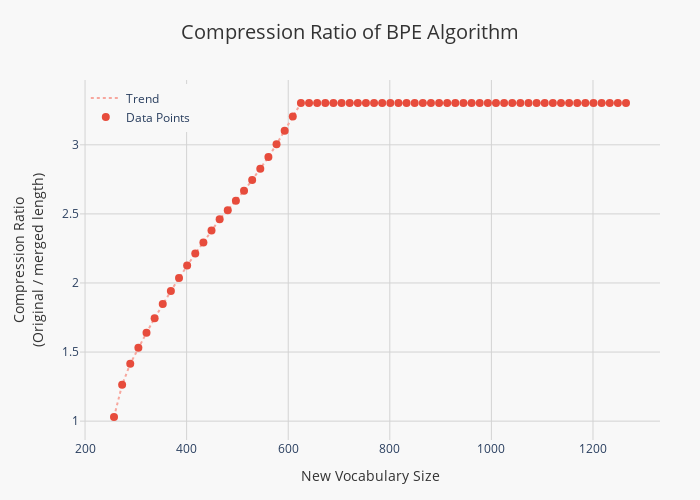

Notebook cell for this chart:
### Code cell
## plot generated with Claude, an attempt to get familiar with plotly instead of using matplotlib.

import plotly.graph_objects as go

# Create the figure with a specific width and height
fig = go.Figure()

# Define colors
point_color = '#e74c3c'  # Original dark red color for data points
line_color = '#f7a79e'   # Lighter version of the red for the line

# Add the dotted line plot
fig.add_trace(go.Scatter(
    x=target_vocab_sizes,
    y=compression_ratios,
    mode='lines',
    line=dict(color=line_color, width=2, dash='dot'),
    name='Trend'
))

# Add markers at data points
fig.add_trace(go.Scatter(
    x=target_vocab_sizes,
    y=compression_ratios,
    mode='markers',
    marker=dict(color=point_color, size=8),
    name='Data Points'
))

# Customize the layout
fig.update_layout(
    title={
        'text': 'Compression Ratio of BPE Algorithm',
        'y':0.95,
        'x':0.5,
        'xanchor': 'center',
        'yanchor': 'top',
        'font': dict(size=20, color='#333333')
    },
    xaxis_title={
        'text': "New Vocabulary Size",
        'font': dict(size=14, color='#333333')
    },
    yaxis_title={
        'text': "Compression Ratio<br>(Original / merged length)",
        'font': dict(size=14, color='#333333')
    },
    plot_bgcolor='#f8f8f8',
    paper_bgcolor='#f8f8f8',
    hovermode='x unified',
    hoverlabel=dict(bgcolor="white", font_size=12),
    xaxis=dict(
        showgrid=True,
        gridcolor='lightgrey',
        tickfont=dict(size=12),
        zeroline=False
    ),
    yaxis=dict(
        showgrid=True,
        gridcolor='lightgrey',
        tickfont=dict(size=12),
        zeroline=False
    ),
    width=700,  # Set the width of the plot
    height=500,  # Set the height of the plot
    margin=dict(l=80, r=40, t=80, b=60),  # Adjust margins
    legend=dict(
        yanchor="top",
        y=0.99,
        xanchor="left",
        x=0.01
    )
)

# Show the plot
fig.show()

### Figure 1 — Plotly figure (JSON) as saved in the notebook; plotly's stock layout.template omitted (floating-point values rounded to 4 significant figures)
{"data": [{"line": {"color": "#f7a79e", "dash": "dot", "width": 2}, "mode": "lines", "name": "Trend", "type": "scatter", "x": [257, 273, 289, 305, 321, 337, 353, 369, 385, 401, 417, 433, 449, 465, 481, 497, 513, 529, 545, 561, 577, 593, 609, 625, 641, 657, 673, 689, 705, 721, 737, 753, 769, 785, 801, 817, 833, 849, 865, 881, 897, 913, 929, 945, 961, 977, 993, 1009, 1025, 1041, 1057, 1073, 1089, 1105, 1121, 1137, 1153, 1169, 1185, 1201, 1217, 1233, 1249, 1265], "y": [1.03, 1.263, 1.415, 1.531, 1.64, 1.745, 1.847, 1.942, 2.035, 2.126, 2.214, 2.294, 2.379, 2.462, 2.527, 2.596, 2.668, 2.745, 2.826, 2.912, 3.004, 3.102, 3.206, 3.303, 3.303, 3.303, 3.303, 3.303, 3.303, 3.303, 3.303, 3.303, 3.303, 3.303, 3.303, 3.303, 3.303, 3.303, 3.303, 3.303, 3.303, 3.303, 3.303, 3.303, 3.303, 3.303, 3.303, 3.303, 3.303, 3.303, 3.303, 3.303, 3.303, 3.303, 3.303, 3.303, 3.303, 3.303, 3.303, 3.303, 3.303, 3.303, 3.303, 3.303]}, {"marker": {"color": "#e74c3c", "size": 8}, "mode": "markers", "name": "Data Points", "type": "scatter", "x": [257, 273, 289, 305, 321, 337, 353, 369, 385, 401, 417, 433, 449, 465, 481, 497, 513, 529, 545, 561, 577, 593, 609, 625, 641, 657, 673, 689, 705, 721, 737, 753, 769, 785, 801, 817, 833, 849, 865, 881, 897, 913, 929, 945, 961, 977, 993, 1009, 1025, 1041, 1057, 1073, 1089, 1105, 1121, 1137, 1153, 1169, 1185, 1201, 1217, 1233, 1249, 1265], "y": [1.03, 1.263, 1.415, 1.531, 1.64, 1.745, 1.847, 1.942, 2.035, 2.126, 2.214, 2.294, 2.379, 2.462, 2.527, 2.596, 2.668, 2.745, 2.826, 2.912, 3.004, 3.102, 3.206, 3.303, 3.303, 3.303, 3.303, 3.303, 3.303, 3.303, 3.303, 3.303, 3.303, 3.303, 3.303, 3.303, 3.303, 3.303, 3.303, 3.303, 3.303, 3.303, 3.303, 3.303, 3.303, 3.303, 3.303, 3.303, 3.303, 3.303, 3.303, 3.303, 3.303, 3.303, 3.303, 3.303, 3.303, 3.303, 3.303, 3.303, 3.303, 3.303, 3.303, 3.303]}], "layout": {"height": 500, "hoverlabel": {"bgcolor": "white", "font": {"size": 12}}, "hovermode": "x unified", "legend": {"x": 0.01, "xanchor": "left", "y": 0.99, "yanchor": "top"}, "margin": {"b": 60, "l": 80, "r": 40, "t": 80}, "paper_bgcolor": "#f8f8f8", "plot_bgcolor": "#f8f8f8", "title": {"font": {"color": "#333333", "size": 20}, "text": "Compression Ratio of BPE Algorithm", "x": 0.5, "xanchor": "center", "y": 0.95, "yanchor": "top"}, "width": 700, "xaxis": {"gridcolor": "lightgrey", "showgrid": true, "tickfont": {"size": 12}, "title": {"font": {"color": "#333333", "size": 14}, "text": "New Vocabulary Size"}, "zeroline": false}, "yaxis": {"gridcolor": "lightgrey", "showgrid": true, "tickfont": {"size": 12}, "title": {"font": {"color": "#333333", "size": 14}, "text": "Compression Ratio<br>(Original / merged length)"}, "zeroline": false}}}
